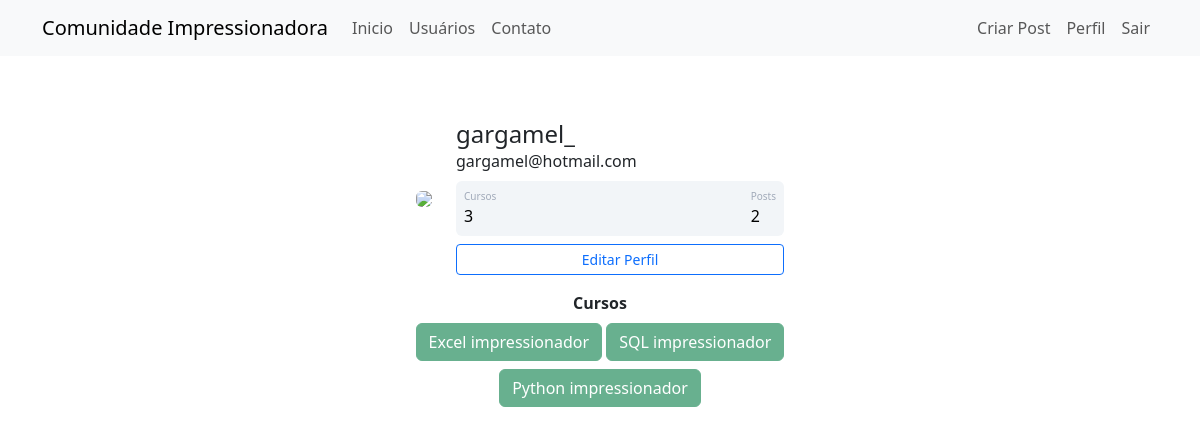
Screenshot of /perfil (signed in) with the database file from the repository.
### comunidadeimpressionadora/models.py (models this page shows)
class Usuario(database.Model, UserMixin):
    id = database.Column(database.Integer, primary_key=True)
    email = database.Column(database.String, nullable=False, unique=True)
    username = database.Column(database.String, nullable=False)
    senha = database.Column(database.String, nullable=False)
    foto_perfil = database.Column(database.String, default='default.jpg')
    posts = database.relationship("Post", backref="autor", lazy=True)
    cursos = database.Column(database.String, nullable=False, default='Não informado')
    def contar_posts(self):
        return len(self.posts)

### comunidadeimpressionadora/routes.py (the view)
@app.route("/perfil")
@login_required
def perfil():
    foto_perfil = url_for('static', filename='fotos_perfil/{}'.format(current_user.foto_perfil))
    return render_template("perfil.html", foto_perfil=foto_perfil)

### comunidadeimpressionadora/models.py (called while the page is built)
@login_manager.user_loader
def load_usuario(id_usuario):
    return Usuario.query.get(int(id_usuario))

### comunidadeimpressionadora/templates/perfil.html (shortened to what this page needs)
{% extends 'base.html' %}
{% block body %}
<div class="container mt-5 d-flex justify-content-center">
    <div class="card p-3">
        <div class="d-flex align-items-center">
            <div class="image pe-4">
                <img src=" {{ foto_perfil }}" class="rounded" width="200" >
            </div>
                <div class="ml-3 w-100">
                   <h4 class="mb-0 mt-0">{{ current_user.username }}</h4>
                   <span>{{ current_user.email }}</span>
                   <div class="p-2 mt-2 bg-primary d-flex justify-content-between rounded text-white stats">
                       {% if current_user.cursos == "Não informado" %}
                           <div class="d-flex flex-column"> <span class="articles">Cursos</span> <span class="number1">0</span> </div>
                       {% else %}
                           <div class="d-flex flex-column"> <span class="articles">Cursos</span> <span class="number1">{{ current_user.cursos.count(';') + 1 }}</span> </div>
                       {% endif %}
                       <div class="d-flex flex-column">
                            <span class="rating">Posts</span>
                            <span class="number3">{{ current_user.contar_posts() }}</span>
                       </div>
                   </div>
                   <div class="button mt-2 d-flex flex-row align-items-center">
                       <a class="w-100" href="{{ url_for('editar_perfil') }}">
                    <button class="btn btn-sm btn-outline-primary w-100">Editar Perfil</button>
                       </a>
                   </div>
                </div>
        </div>
    </div>
</div>
<div class="row justify-content-center">
    <div class="col col-4" style="text-align: center">
        <strong>Cursos</strong><br>
        {% for curso in current_user.cursos.split(";") %}
            <button type="button" class="btn btn-success mt-2" disabled>{{ curso }}</button>
        {% endfor %}
    </div>
</div>
{% endblock %}

### comunidadeimpressionadora/templates/base.html (shortened to what this page needs)
<!DOCTYPE html>
<html lang="pt-br">
<head>
    <link href="https://cdn.jsdelivr.net/npm/bootstrap@5.3.3/dist/css/bootstrap.min.css" rel="stylesheet">
    <link rel="stylesheet" type="text/css" href="{{ url_for('static', filename='main.css') }}">
</head>
<body>
    {% include 'navbar.html' %}
    {% block body %}
    {% endblock %}
</body>
</html>

### comunidadeimpressionadora/templates/navbar.html (shortened to what this page needs)
<nav class="navbar navbar-expand-lg bg-body-tertiary">
  <div class="container-fluid container">
    <a class="navbar-brand" href="{{ url_for('homepage') }}">Comunidade Impressionadora</a>
    <div class="collapse navbar-collapse" id="navbarSupportedContent">
      <ul class="navbar-nav me-auto mb-2 mb-lg-0">
        <li class="nav-item">
          <a class="nav-link" aria-current="page" href="{{ url_for('homepage') }}">Inicio</a>
        </li>
        <li class="nav-item">
          <a class="nav-link" href="{{ url_for('usuarios') }}">Usuários</a>
        </li>
        <li class="nav-item">
          <a class="nav-link" href="{{ url_for('contato') }}">Contato</a>
        </li>
      </ul>
      <ul class="d-flex navbar-nav">
        {% if current_user.is_authenticated %}
          <li class="nav-item">
            <a class="nav-link" href="{{ url_for('criar_post') }}">Criar Post</a>
          </li>
          <li class="nav-item">
            <a class="nav-link" href="{{ url_for('perfil') }}">Perfil</a>
          </li>
          <li class="nav-item">
            <a class="nav-link" href="{{ url_for('sair') }}">Sair</a>
          </li>
        {% endif %}
      </ul>
    </div>
  </div>
</nav>

### comunidadeimpressionadora/static/main.css (style rules this page uses)
.card { width: 400px; border: none; border-radius: 10px; background-color: #fff; }
.stats { background: #f2f5f8 !important; color: #000 !important; }
.articles { font-size:10px; color: #a1aab9; }
.number1 { font-weight:500; }
.rating { font-size:10px; color: #a1aab9; }
.number3 { font-weight:500; }

### rows the page displays
Usuario: username "gargamel_", email "gargamel@hotmail.com", cursos "3"

### other values shown
{{ current_user.contar_posts() }} "2"
{{ curso }} "Excel impressionador" "SQL impressionador" "Python impressionador"
